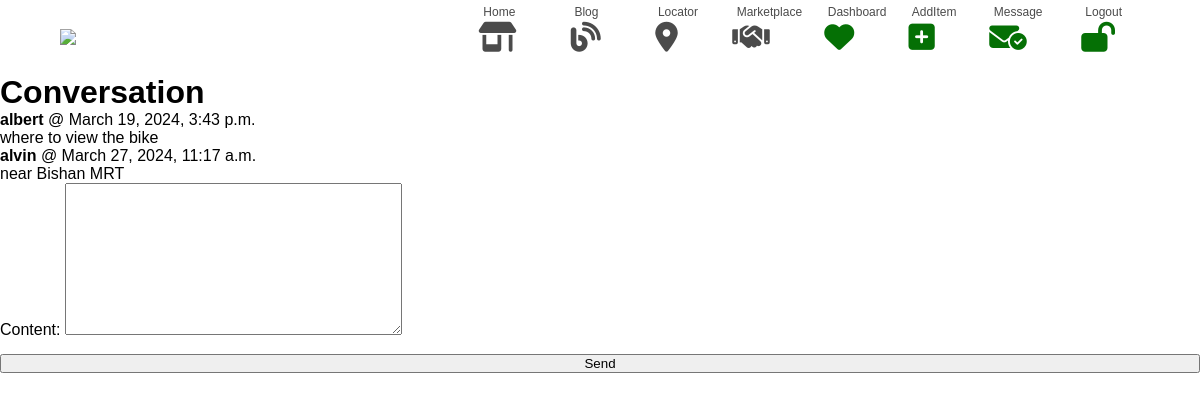
The page /inbox/1/ (signed in) on the database its author committed.
### conversation/models.py (models this page shows)
class ConversationMessage(models.Model):
    conversation = models.ForeignKey(
        Conversation, related_name="messages", on_delete=models.CASCADE
    )
    content = models.TextField()
    created_at = models.DateTimeField(auto_now_add=True)
    created_by = models.ForeignKey(
        User, related_name="created_messages", on_delete=models.CASCADE
    )

### conversation/views.py (the view)
# urls.py: path("<int:pk>/", views.detail, name="detail"),
@login_required
def detail(request, pk):
    conversation = Conversation.objects.filter(members__in=[request.user.id]).get(pk=pk)
    conversation.item_name = conversation.item.name
    member_names = [member.username for member in conversation.members.all()]
    conversation.member_names = ", ".join(member_names)
    if request.method == "POST":
        form = ConversationMessageForm(request.POST)
        if form.is_valid():
            conversation_message = form.save(commit=False)
            conversation_message.conversation = conversation
            conversation_message.created_by = request.user
            conversation_message.save()
            conversation.save()
            return redirect("conversation:detail", pk=pk)
    else:
        form = ConversationMessageForm()
    return render(
        request,
        "conversation/detail.html",
        {"conversation": conversation, "form": form},
    )

### conversation/forms.py
class ConversationMessageForm(forms.ModelForm):
    class Meta:
        model = ConversationMessage
        fields = ("content",)
        widgets = {
            "content": forms.Textarea(
                attrs={"class": "w=full px-6 py-4 rounded-xl border"}
            )
        }

### conversation/templates/conversation/detail.html (shortened to what this page needs)
{% extends 'core/base.html' %}
{% block content %}
<h1 class="mb-6 text-3xl">Conversation</h1>
<div class="space-y-6">
    {% for message in conversation.messages.all %}
        <div class="p-6 flex {% if message.created_by == request.user %}bg-blue-100{% else %}bg-gray-100 {% endif %} rounded-xl">
            <div>
                <p class="mb-4"><strong>{{ message.created_by.username }}</strong> @ {{message.created_at }}</p>
                <p>{{ message.content }}</p>
            </div>
        </div>
    {% endfor %}
</div>
<form method="post" action="." class="mt-6">
    {{ form.as_p }}
    <button class="px-8 py-4 text-lg bg-teal-500 hover:bg-teal-700 rounded-xl text-white">Send</button>
</form>
{% endblock %}

### core/static/css/style.css (style rules this page uses)
* { margin: 0; padding: 0; box-sizing: border-box; font-family: 'poppins', sans-serif; }
form { display: flex; flex-direction: column; gap: 15px; }

### rows shown on the page
ConversationMessage: created_by.username "albert", created_at "March 19, 2024, 3:43 p.m.", content "where to view the bike"
ConversationMessage: created_by.username "alvin", created_at "March 27, 2024, 11:17 a.m.", content "near Bishan MRT"
